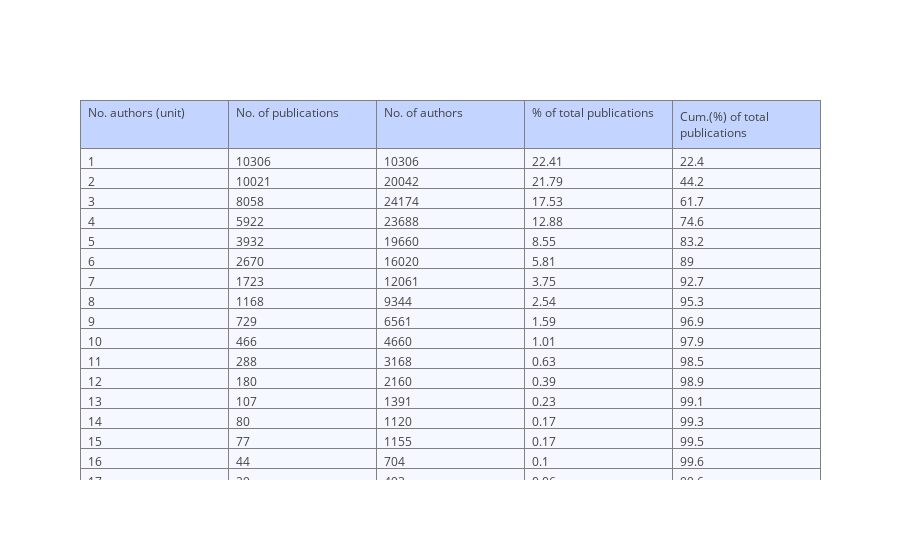

The notebook cell saved with this chart:
### Markdown cell above
## Dynamics in Publication Networks

### Code cell
# plot authorship patterns 
visual.plot_authorship_ptrn(20)

### Figure 1 — Plotly figure (JSON) as saved in the notebook; plotly's stock layout.template omitted (floating-point values rounded to 4 significant figures)
{"data": [{"cells": {"align": ["left", "left", "left", "left", "left"], "fill": {"color": "#F5F8FF"}, "values": [[1, 2, 3, 4, 5, 6, 7, 8, 9, 10, 11, 12, 13, 14, 15, 16, 17, 18, 19, 20, ">20"], [10306, 10021, 8058, 5922, 3932, 2670, 1723, 1168, 729, 466, 288, 180, 107, 80, 77, 44, 29, 22, 35, 21, 101], [10306, 20042, 24174, 23688, 19660, 16020, 12061, 9344, 6561, 4660, 3168, 2160, 1391, 1120, 1155, 704, 493, 396, 665, 420, 3989], [22.41, 21.79, 17.53, 12.88, 8.55, 5.81, 3.75, 2.54, 1.59, 1.01, 0.63, 0.39, 0.23, 0.17, 0.17, 0.1, 0.06, 0.05, 0.08, 0.05, 0.22], [22.4, 44.2, 61.7, 74.6, 83.2, 89, 92.7, 95.3, 96.9, 97.9, 98.5, 98.9, 99.1, 99.3, 99.5, 99.6, 99.6, 99.7, 99.7, 99.8, 100]]}, "header": {"align": ["left", "left", "left", "left", "left"], "fill": {"color": "#C2D4FF"}, "values": ["No. authors (unit)", "No. of publications", "No. of authors", "% of total publications", "Cum.(%) of total publications"]}, "type": "table", "uid": "e9059ac5-dc8d-43f4-a780-1fb65f415f1e"}], "layout": {}}
